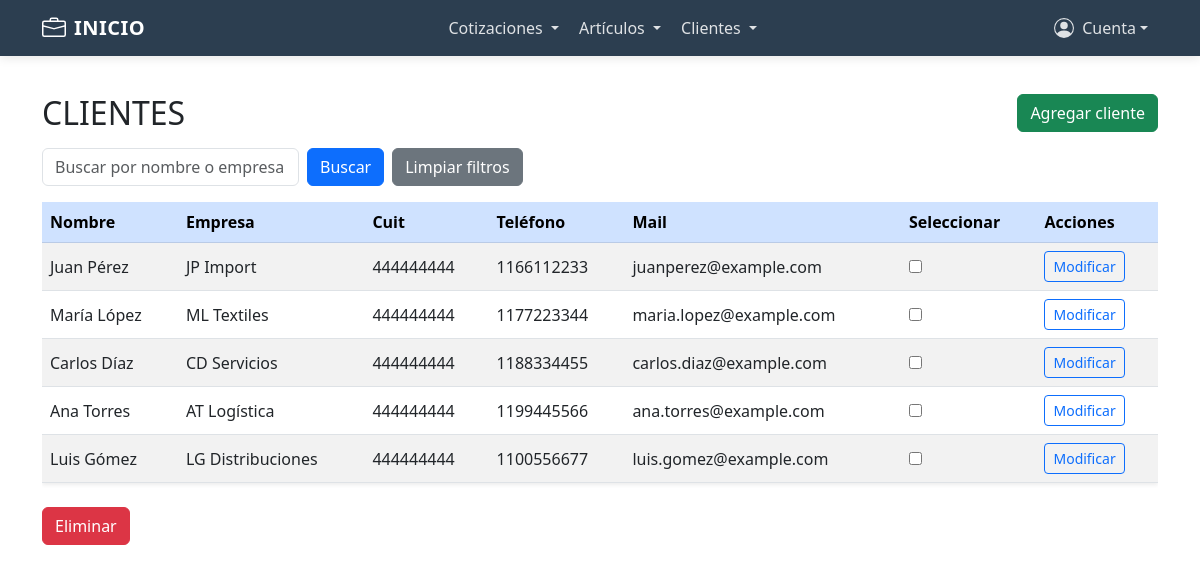
The app's page /clientes/ (signed in) with its own data.
### clientes/models.py (models this page shows, shortened)
class Clientes(models.Model):
    usuario_log=models.ForeignKey(User, on_delete=models.CASCADE)
    nombre=models.CharField(max_length=50)
    nombre_empresa=models.CharField(null=True, max_length=30)
    cuit=models.CharField(max_length=20)
    telefono=models.CharField(max_length=20)
    mail=models.EmailField()
    created=models.DateTimeField(auto_now_add=True)
    updated=models.DateField(auto_now=True)
    class Meta:
        verbose_name="Cliente"
        verbose_name_plural="Clientes"

### clientes/views.py (the view)
# urls.py: path('', MisClientes.as_view(), name="mis_clientes"),
class MisClientes(LoginRequiredMixin, ListView):
    model = Clientes
    template_name = "mis_clientes.html"
    context_object_name = "clientes"
    def get_queryset(self):
        qs = Clientes.objects.filter(usuario_log=self.request.user)
        search = self.request.GET.get('search', '').strip()
        if search:
            clientes_por_nombre = qs.filter(nombre__icontains=search)
            clientes_por_empresa = qs.filter(nombre_empresa__icontains=search)
            qs = clientes_por_nombre.union(clientes_por_empresa)
        return qs

### clientes/templates/mis_clientes.html (shortened to what this page needs)
{% extends "estructura_base.html" %}
{% load static %}
{% block content %}
<div class="container py-4">
  <div class="d-flex justify-content-between align-items-center mb-3">
    <h2 class="mb-0">CLIENTES</h2>
    <a class="btn btn-success" href="{% url 'nuevo_cliente' %}">Agregar cliente</a>
  </div>
  <form method="get" class="row g-2 align-items-center mb-3">
    <div class="col-auto">
      <input type="text" name="search" value="{{ request.GET.search }}" class="form-control" placeholder="Buscar por nombre o empresa">
    </div>
    <div class="col-auto">
      <button type="submit" class="btn btn-primary">Buscar</button>
    </div>
    <div class="col-auto">
      <a href="{% url 'mis_clientes' %}" class="btn btn-secondary">Limpiar filtros</a>
   </div>
  </form>
  <form action="{% url 'eliminar_cliente' %}" method="post">
    <div class="table-responsive">
      <table class="table table-striped align-middle shadow-sm">
        <thead class="table-primary">
          <tr>
            <th>Nombre</th>
            <th>Empresa</th>
            <th>Cuit</th>
            <th>Teléfono</th>
            <th>Mail</th>
            <th>Seleccionar</th>
            <th>Acciones</th>
          </tr>
        </thead>
        <tbody>
          {% for cliente in clientes %}
          <tr>
            <td>{{ cliente.nombre }}</td>
            <td>{{ cliente.nombre_empresa }}</td>
            <td>{{ cliente.cuit }}</td>
            <td>{{ cliente.telefono }}</td>
            <td>{{ cliente.mail }}</td>
            <td>
              <input type="checkbox" name="clientes_seleccionados[]" value="{{ cliente.id }}">
            </td>
            <td>
              <a href="{% url 'actualizar_cliente' cliente.id %}" class="btn btn-sm btn-outline-primary">Modificar</a>
            </td>
          </tr>
          {% empty %}
          <tr>
            <td colspan="6" class="text-center">No hay clientes disponibles.</td>
          </tr>
          {% endfor %}
        </tbody>
      </table>
    </div>
    {% if clientes %}
      <button type="submit" class="btn btn-danger mt-2" name="accion" value="eliminar">Eliminar</button>
    {% endif %}
  </form>
</div>
{% endblock %}

### cotizApp/templates/estructura_base.html (style rules this page uses)
:root { --primary-color: #2c3e50; --secondary-color: #3498db; --accent-color: #e74c3c; --light-color: #f8f9fa; --dark-color: #212529; }
body { padding-top: 70px; font-family: 'Segoe UI', Tahoma, Geneva, Verdana, sans-serif; }

### records on screen
Clientes: nombre "Juan Pérez", nombre_empresa "JP Import", cuit "444444444", telefono "1166112233", mail "juanperez@example.com"
Clientes: nombre "María López", nombre_empresa "ML Textiles", cuit "444444444", telefono "1177223344", mail "maria.lopez@example.com"
Clientes: nombre "Carlos Díaz", nombre_empresa "CD Servicios", cuit "444444444", telefono "1188334455", mail "carlos.diaz@example.com"
Clientes: nombre "Ana Torres", nombre_empresa "AT Logística", cuit "444444444", telefono "1199445566", mail "ana.torres@example.com"
Clientes: nombre "Luis Gómez", nombre_empresa "LG Distribuciones", cuit "444444444", telefono "1100556677", mail "luis.gomez@example.com"
